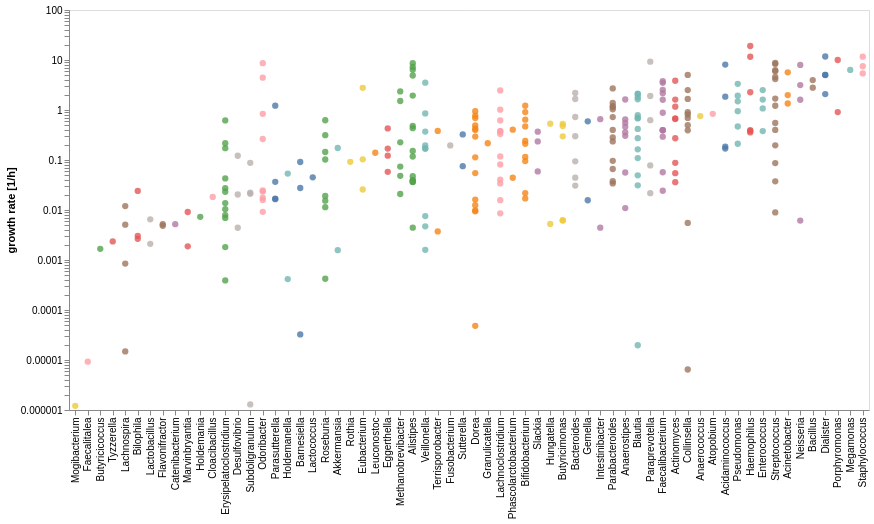

Vega-Lite specification stored for this chart:
### Vega-Lite specification from a JSON file in a GitHub repository (floating-point values rounded to 4 significant figures; data arrays with more than 128 entries replaced by an {"elided": "..."} marker saying what was removed)
{"$schema": "https://vega.github.io/schema/vega-lite/v5.json", "width": 800, "height": 400, "data": {"values": {"elided": "298 records"}}, "selection": {"pts": {"type": "single", "fields": ["sample_id"]}}, "mark": {"type": "point", "filled": true, "size": 40, "tooltip": {"content": "data"}}, "encoding": {"y": {"field": "growth_rate", "type": "quantitative", "scale": {"type": "log"}, "axis": {"title": "growth rate [1/h]", "grid": false}}, "x": {"field": "taxon", "type": "nominal", "sort": {"op": "median", "field": "growth_rate"}, "axis": {"title": null}}, "color": {"condition": {"selection": "pts", "field": "taxon", "type": "nominal", "legend": null}, "value": "lightgrey"}, "opacity": {"condition": {"selection": "pts", "value": 0.8}, "value": 0.2}}}
